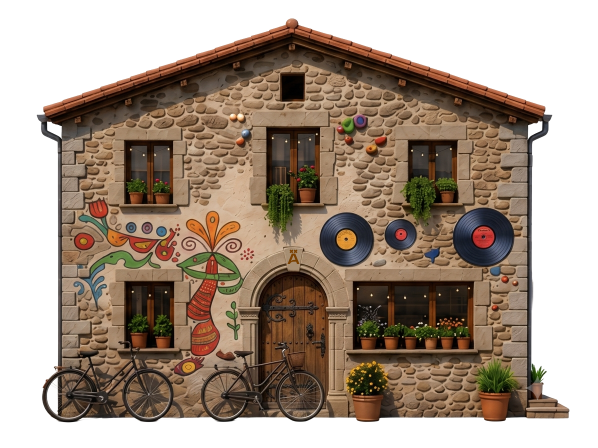
#> input picture final_video/casas/Casa_Indie.png, 1195 x 896 px, given in place of sonia1_tribe_poster_ca.png, which was not available (shown at 1/2 size)
$ python MoviePYvideo.py
#> lines starting #> are read from the running program, lines starting #| are printed output that depends on the picture
#> in construir_columna_izquierda, img is the input picture: PIL image 1195x896 RGBA; mean R, G, B, A 166.2, 149.9, 135.9, 163.4
"""
================================================================================
 GENERADOR AUTOMÁTICO DE VÍDEO - Festival Cruïlla
================================================================================
Genera un vídeo horizontal de 20 segundos a partir de los outputs de los
modelos (imagen de landmarks, polaroid, artistas afines, casa asignada
y pista de música).

Estructura del vídeo:
  IZQUIERDA (0-20s, fija, sin transiciones): Polaroid
  DERECHA (con transiciones en crossfade entre bloques):
      0-5s   -> Imagen "landmarks"        + texto "Así es cómo la IA te interpreta"
      5-10s  -> Collage 3 artistas afines + texto con el artista principal
      10-15s -> Sticker de la casa        + texto con el nombre de la casa
      15-20s -> Pantalla final            + texto sobre la música/identidad
  Audio: la pista de música de fondo durante los 20s.

Requisitos:
    pip install moviepy pillow numpy --break-system-packages

Uso:
    python3 video.py
(edita el diccionario CONFIG más abajo con tus rutas reales, o impórtalo
 como módulo y llama a generar_video(config) con tu propio dict)
================================================================================
"""

import os
import textwrap
import numpy as np
from PIL import Image, ImageDraw, ImageFont

from moviepy import (
    ImageClip,
    CompositeVideoClip,
    clips_array,
    concatenate_videoclips,
    AudioFileClip,
    afx,
)


# ==============================================================================
# CONFIGURACIÓN - LINKS PRUEBA
# ==============================================================================
CONFIG = {
    # --- Rutas de entrada ---
    "polaroid_path":   "/home/spG07/code/Festival-Cruilla/outputs/images/sonia1_tribe_poster_ca.png",
    "landmarks_path":  "/home/spG07/code/Festival-Cruilla/outputs/images/sonia1_styled_ca.png",
    "music_path":      "/home/spG07/code/Festival-Cruilla/outputs/music/af05bfeb-bd23-859d-133c-cb776de370ad.wav",

    # --- Casa asignada ---
    "casa_nombre": "Tecno",
    "casa_sticker_path": "/home/spG07/code/Festival-Cruilla/final_video/casas/Casa_Techno.png",

    # --- Lista de artistas afines (puedes poner 1, 2, 3... los que quieras) ---
    # El primero de la lista se considera el "match principal".
    "artistas": [
        {"name": "Lena Pulse", "confidence": 8, "image": "/home/spG07/data/Fake_Artists/4/4_1.png"},
        {"name": "Artista 2",  "confidence": 6, "image": "/home/spG07/data/Fake_Artists/2/2_1.png"},
        {"name": "Artista 3",  "confidence": 5, "image": "/home/spG07/data/Fake_Artists/19/image (1).png"},
    ],

    # --- Salida ---
    "output_path": "/home/spG07/code/Festival-Cruilla/final_video/resultadoMOVIEPY.mp4",

    # --- Parámetros técnicos ---
    "resolucion": (1920, 1080),   # ancho x alto (horizontal)
    "fps": 30,
    "duracion_total": 20,
    "duracion_bloque": 5,         # cada bloque de la derecha dura 5s
    "duracion_transicion": 1.0,   # crossfade entre bloques de la derecha
    "fuente_bold": "/usr/share/fonts/truetype/dejavu/DejaVuSans-Bold.ttf",
    "fuente_regular": "/usr/share/fonts/truetype/dejavu/DejaVuSans.ttf",

    # --- Textos (edítalos a tu gusto) ---
    "texto_landmarks": "Así es cómo la IA te interpreta",
    "texto_casa_prefijo": "Perteneces a la casa",
    "texto_musica": "La música que suena representa tu identidad"
    #falta lo del artista??
}


# ==============================================================================
# UTILIDADES DE IMAGEN (PIL) — no dependen de ImageMagick
# ==============================================================================

# [6 lines left out: function cargar_fuente, not called in this run]


def cover_resize(img: Image.Image, target_w: int, target_h: int) -> Image.Image:
    """Redimensiona + recorta una imagen para que cubra exactamente target_w x target_h
    (comportamiento tipo CSS object-fit: cover), sin deformarla."""
#> called with target_w = 960, target_h = 1080
    img = img.convert("RGB")
#> img: PIL image 1195x896 RGB
    src_w, src_h = img.size
#> src_w = 1195; src_h = 896
    src_ratio = src_w / src_h
#> src_ratio = 1.33
    dst_ratio = target_w / target_h

    if src_ratio > dst_ratio:
        # la fuente es más ancha -> ajustar por alto y recortar los lados
        new_h = target_h
        new_w = int(new_h * src_ratio)
#> new_w = 1440
    else:
        # la fuente es más alta -> ajustar por ancho y recortar arriba/abajo
        new_w = target_w
        new_h = int(new_w / src_ratio)

    img = img.resize((new_w, new_h), Image.LANCZOS)
#> img: PIL image 1440x1080 RGB
    left = (new_w - target_w) // 2
#> left = 240
    top = (new_h - target_h) // 2
    return img.crop((left, top, left + target_w, top + target_h))
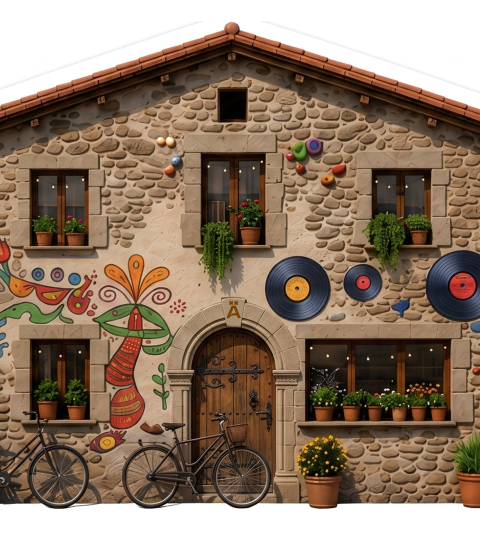
#> returned value: PIL image 960x1080 RGB (shown at 1/2 size); mean R, G, B 142.8, 121.6, 103.1


# [43 lines left out: functions contain_resize, dibujar_texto_envuelto, barra_texto_inferior, not called in this run]


def imagen_a_array(img: Image.Image):
    return np.array(img.convert("RGBA"))
#> returned value: shape (1080, 960, 4)


# ==============================================================================
# CONSTRUCCIÓN DE LOS FRAMES (imágenes compuestas) DE CADA BLOQUE
# ==============================================================================

# [105 lines left out: functions frame_landmarks, frame_artistas, frame_casa, frame_musica, construir_columna_derecha, not called in this run]


def construir_columna_izquierda(cfg, w, h):
    """Polaroid estática durante toda la duración del vídeo, sin transiciones."""
    img = Image.open(cfg["polaroid_path"])
    img = cover_resize(img, w, h)
    clip = ImageClip(imagen_a_array(img.convert("RGBA"))).with_duration(cfg["duracion_total"])
    return clip


def generar_video(cfg=CONFIG):
    ancho_total, alto_total = cfg["resolucion"]
    w_mitad = ancho_total // 2
    h_total = alto_total

    print("-> Construyendo columna izquierda (polaroid)...")
    izquierda = construir_columna_izquierda(cfg, w_mitad, h_total)

    print("-> Construyendo columna derecha (bloques con transición)...")
    derecha = construir_columna_derecha(cfg, w_mitad, h_total)

    # Aseguramos que ambas duren exactamente lo mismo (recorte de seguridad)
    duracion = cfg["duracion_total"]
    izquierda = izquierda.with_duration(duracion)
    derecha = derecha.with_duration(duracion)

    print("-> Componiendo vídeo final (izquierda + derecha)...")
    video_final = clips_array([[izquierda, derecha]]).with_fps(cfg["fps"])

    print("-> Añadiendo audio de música...")
    audio = AudioFileClip(cfg["music_path"])
    if audio.duration < duracion:
        # si la pista es más corta que el vídeo, la repetimos en bucle
        audio = audio.with_effects([afx.AudioLoop(duration=duracion)])
    else:
        audio = audio.subclipped(0, duracion)
    video_final = video_final.with_audio(audio)

    os.makedirs(os.path.dirname(cfg["output_path"]), exist_ok=True)
    print(f"-> Renderizando a {cfg['output_path']} ...")
    video_final.write_videofile(
        cfg["output_path"],
        fps=cfg["fps"],
        codec="libx264",
        audio_codec="aac",
        threads=4,
        preset="medium",
    )
    print("Listo!")


if __name__ == "__main__":
    generar_video(CONFIG)
#> (the call stopped at in construir_columna_izquierda, `clip = ImageClip(imagen_a_array(img.convert("RGBA"))).with_duration(cf..`: moviepy is not available in this run)

$ run again, on final_video/casas/Casa_Pop.png
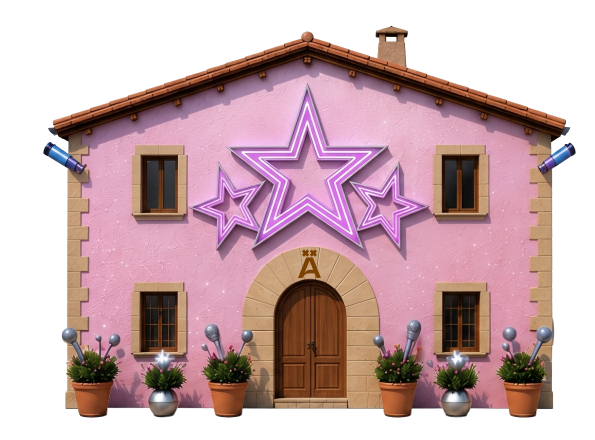
#> input picture final_video/casas/Casa_Pop.png, 1190 x 880 px, given in place of sonia1_tribe_poster_ca.png, which was not available (shown at 1/2 size)
#> in construir_columna_izquierda, img is the input picture: PIL image 1190x880 RGBA; mean R, G, B, A 199.2, 169.8, 174.1, 160.7
#> in cover_resize, `img = img.resize((new_w, new_h), Image.LANCZOS)`:
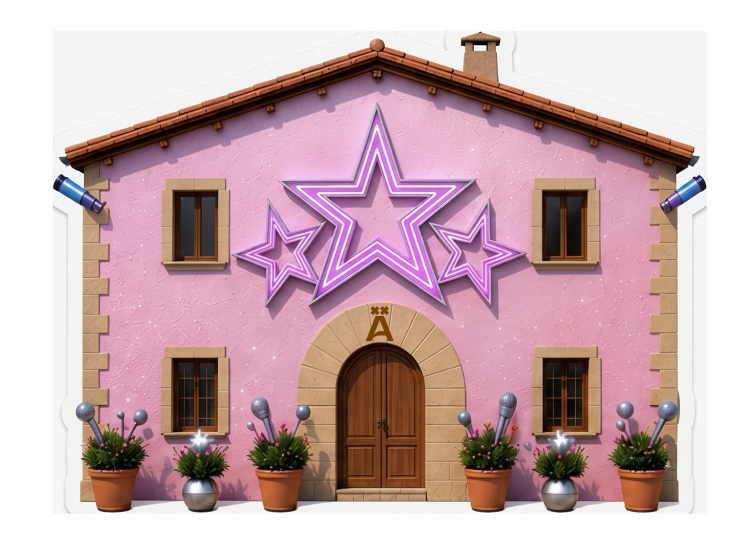
#> img: PIL image 1460x1080 RGB (shown at 1/2 size); mean R, G, B 199.2, 169.8, 174.1
#> in cover_resize, `return img.crop((left, top, left + target_w, top + target_h))`:
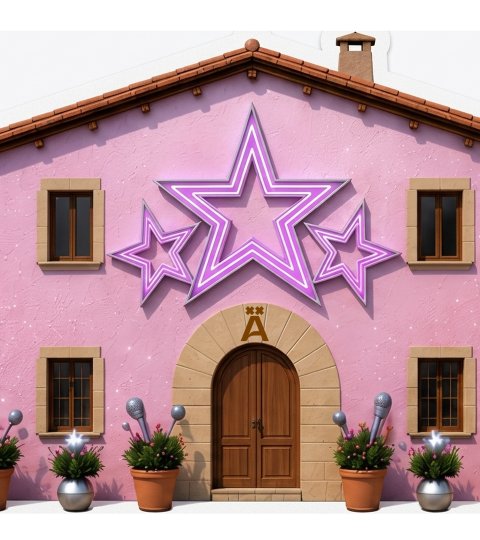
#> returned value: PIL image 960x1080 RGB (shown at 1/2 size); mean R, G, B 186.8, 150.1, 156.9

$ run again, on final_video/casas/Casa_Rock.png
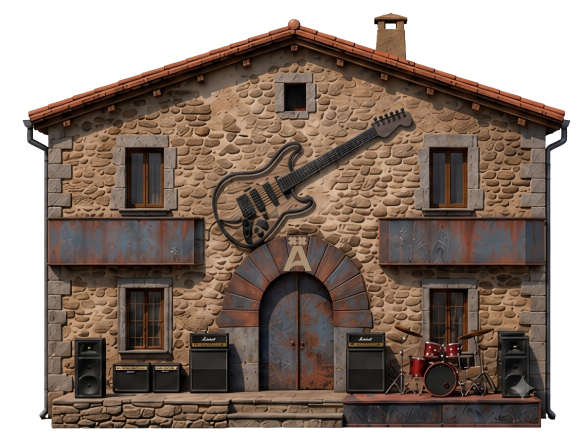
#> input picture final_video/casas/Casa_Rock.png, 1165 x 896 px, given in place of sonia1_tribe_poster_ca.png, which was not available (shown at 1/2 size)
#> in construir_columna_izquierda, img is the input picture: PIL image 1165x896 RGBA; mean R, G, B, A 144.3, 128.9, 119.2, 181.6
#> in cover_resize, `img = img.resize((new_w, new_h), Image.LANCZOS)`:
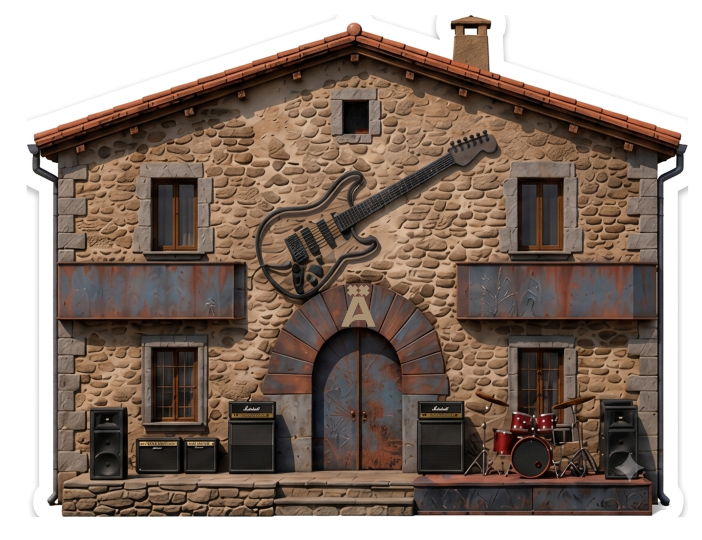
#> img: PIL image 1404x1080 RGB (shown at 1/2 size); mean R, G, B 144.3, 128.9, 119.2
#> in cover_resize, `return img.crop((left, top, left + target_w, top + target_h))`:
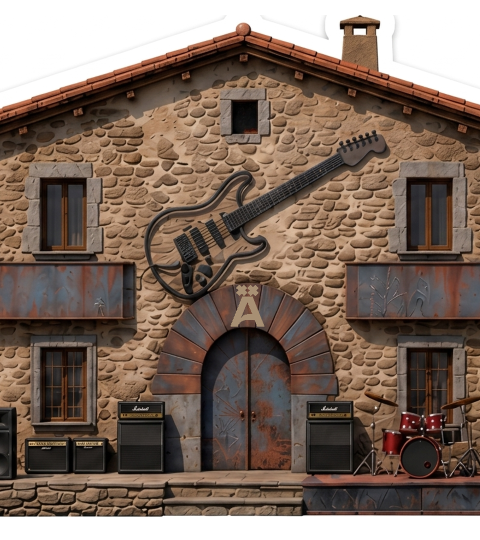
#> returned value: PIL image 960x1080 RGB (shown at 1/2 size); mean R, G, B 126.1, 107.6, 95.9
